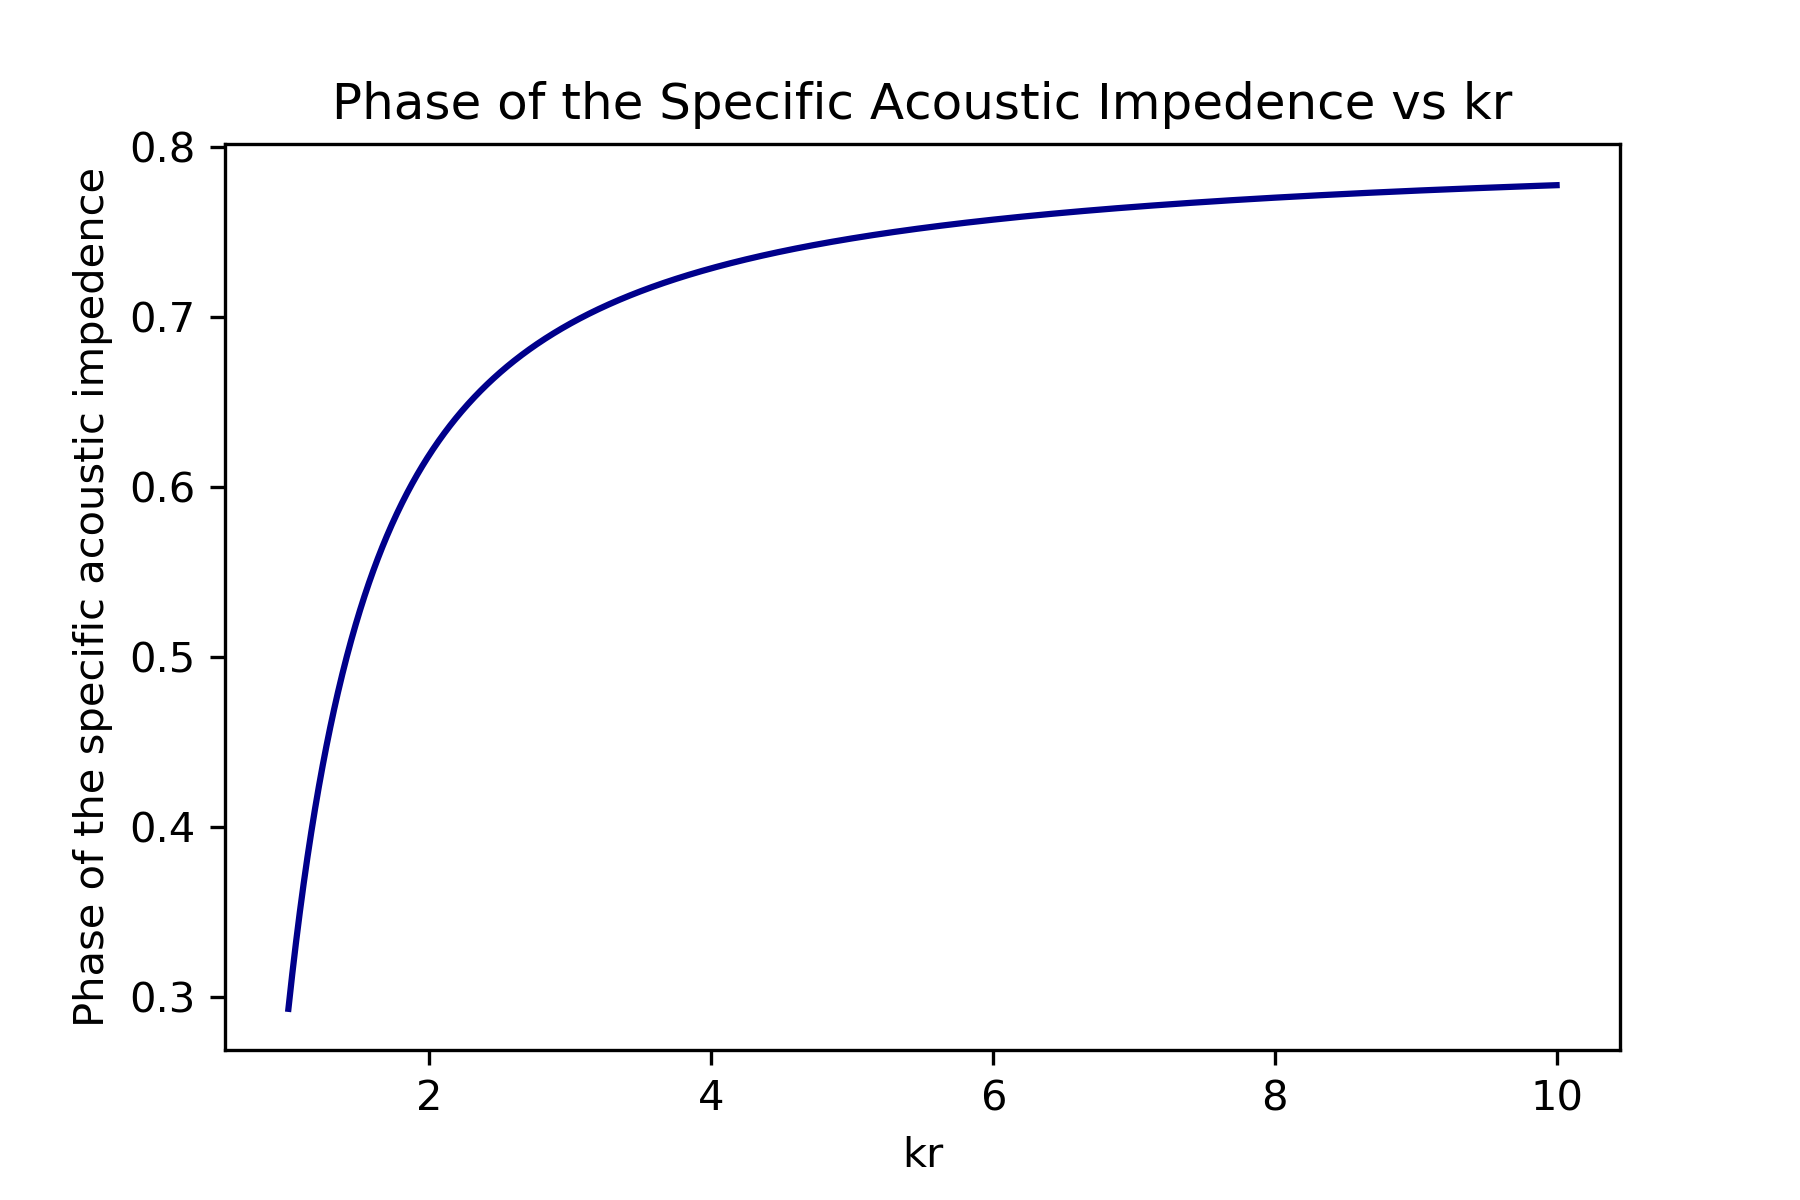

Python code for this plot:
# -*- coding: utf-8 -*-
"""
Created on Fri Oct 19 06:12:31 2018

@author: maxhu
"""

import matplotlib.pyplot as plt
import numpy as np

p_o = 1.2

def T(C):
    return np.cos(1/np.arctan2(C,1))

C_start = 1
C_end = 10
num = 2000

CKR = np.linspace(C_start,C_end,num)

fig = plt.figure(1)
my_fig = fig.add_subplot(1,1,1)
plt.plot(CKR, T(CKR), color='darkblue', label='c=.2', linestyle = '-')

my_fig.set_xlabel('kr')
my_fig.set_ylabel('Phase of the specific acoustic impedence')
my_fig.set_title('Phase of the Specific Acoustic Impedence vs kr')
plt.savefig('Q7', dpi=300)
